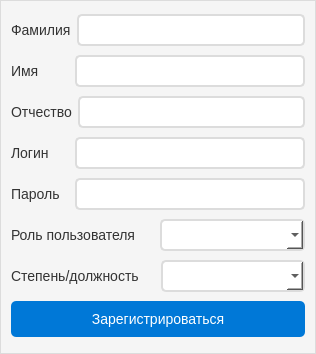
<?xml version="1.0" encoding="UTF-8"?>
<ui version="4.0">
 <class>RegistrationDialog</class>
 <widget class="QDialog" name="RegistrationDialog">
  <property name="geometry">
   <rect>
    <x>0</x>
    <y>0</y>
    <width>316</width>
    <height>354</height>
   </rect>
  </property>
  <property name="windowTitle">
   <string>Dialog</string>
  </property>
  <property name="styleSheet">
   <string notr="true">/* Registration Dialog Style */
QDialog {
    background-color: #f5f5f5; /* Светло-серый фон для диалогового окна */
    border: 1px solid #dcdcdc; /* Граница окна */
}

/* Line Edits */
QLineEdit {
    border: 2px solid #dcdcdc; /* Граница для полей ввода */
    border-radius: 5px; /* Скругленные углы */
    padding: 5px; /* Отступ внутри поля ввода */
    font-size: 14px; /* Размер шрифта */
    background-color: #ffffff; /* Белый фон */
}

/* Combo Boxes */
QComboBox {
    border: 2px solid #dcdcdc; /* Граница для комбо-бокса */
    border-radius: 5px; /* Скругленные углы */
    padding: 5px; /* Отступ внутри комбо-бокса */
    font-size: 14px; /* Размер шрифта */
    background-color: #ffffff; /* Белый фон */
}

/* Buttons */
QPushButton {
    background-color: #0078d7; /* Синий фон кнопки */
    color: #ffffff; /* Белый цвет текста */
    border: none; /* Убираем границу */
    border-radius: 5px; /* Скругленные углы */
    padding: 10px; /* Отступ внутри кнопки */
    font-size: 14px; /* Размер шрифта */
}

QPushButton:hover {
    background-color: #005bb5; /* Темно-синий фон при наведении */
}

QPushButton:pressed {
    background-color: #004494; /* Еще более темный фон при нажатии */
}

/* Labels */
QLabel {
    font-size: 14px; /* Размер шрифта */
    color: #333333; /* Темно-серый цвет текста */
}

/* Message Boxes */
QMessageBox {
    background-color: #ffffff; /* Белый фон для окон сообщений */
    border: 1px solid #dcdcdc; /* Граница окна сообщения */
}
</string>
  </property>
  <layout class="QVBoxLayout" name="verticalLayout">
   <item>
    <layout class="QHBoxLayout" name="horizontalLayout">
     <item>
      <widget class="QLabel" name="label">
       <property name="font">
        <font>
         <pointsize>-1</pointsize>
        </font>
       </property>
       <property name="text">
        <string>Фамилия</string>
       </property>
      </widget>
     </item>
     <item>
      <widget class="QLineEdit" name="familyLineEdit">
       <property name="maximumSize">
        <size>
         <width>230</width>
         <height>16777215</height>
        </size>
       </property>
       <property name="text">
        <string/>
       </property>
      </widget>
     </item>
    </layout>
   </item>
   <item>
    <layout class="QHBoxLayout" name="horizontalLayout_2">
     <item>
      <widget class="QLabel" name="label_2">
       <property name="font">
        <font>
         <family>Segoe UI</family>
         <pointsize>-1</pointsize>
        </font>
       </property>
       <property name="text">
        <string>Имя</string>
       </property>
      </widget>
     </item>
     <item>
      <widget class="QLineEdit" name="nameLineEdit">
       <property name="maximumSize">
        <size>
         <width>230</width>
         <height>16777215</height>
        </size>
       </property>
      </widget>
     </item>
    </layout>
   </item>
   <item>
    <layout class="QHBoxLayout" name="horizontalLayout_3">
     <item>
      <widget class="QLabel" name="label_3">
       <property name="text">
        <string>Отчество</string>
       </property>
      </widget>
     </item>
     <item>
      <widget class="QLineEdit" name="patronymicLineEdit">
       <property name="maximumSize">
        <size>
         <width>230</width>
         <height>16777215</height>
        </size>
       </property>
      </widget>
     </item>
    </layout>
   </item>
   <item>
    <layout class="QHBoxLayout" name="horizontalLayout_4">
     <item>
      <widget class="QLabel" name="label_4">
       <property name="text">
        <string>Логин</string>
       </property>
      </widget>
     </item>
     <item>
      <widget class="QLineEdit" name="loginLineEdit">
       <property name="maximumSize">
        <size>
         <width>230</width>
         <height>16777215</height>
        </size>
       </property>
      </widget>
     </item>
    </layout>
   </item>
   <item>
    <layout class="QHBoxLayout" name="horizontalLayout_5">
     <item>
      <widget class="QLabel" name="label_5">
       <property name="text">
        <string>Пароль</string>
       </property>
      </widget>
     </item>
     <item>
      <widget class="QLineEdit" name="passwordLineEdit">
       <property name="maximumSize">
        <size>
         <width>230</width>
         <height>16777215</height>
        </size>
       </property>
      </widget>
     </item>
    </layout>
   </item>
   <item>
    <layout class="QHBoxLayout" name="horizontalLayout_6">
     <item>
      <widget class="QLabel" name="label_6">
       <property name="maximumSize">
        <size>
         <width>145</width>
         <height>16777215</height>
        </size>
       </property>
       <property name="text">
        <string>Роль пользователя</string>
       </property>
      </widget>
     </item>
     <item>
      <widget class="QComboBox" name="roleComboBox">
       <property name="minimumSize">
        <size>
         <width>50</width>
         <height>0</height>
        </size>
       </property>
       <property name="maximumSize">
        <size>
         <width>145</width>
         <height>16777215</height>
        </size>
       </property>
       <item>
        <property name="text">
         <string/>
        </property>
       </item>
       <item>
        <property name="text">
         <string>Преподаватель</string>
        </property>
       </item>
       <item>
        <property name="text">
         <string>Учебно-вспомогательный персонал</string>
        </property>
       </item>
      </widget>
     </item>
    </layout>
   </item>
   <item>
    <layout class="QHBoxLayout" name="horizontalLayout_7">
     <item>
      <widget class="QLabel" name="label_7">
       <property name="text">
        <string>Степень/должность</string>
       </property>
      </widget>
     </item>
     <item>
      <widget class="QComboBox" name="degreeComboBox"/>
     </item>
    </layout>
   </item>
   <item>
    <widget class="QPushButton" name="registerButton">
     <property name="text">
      <string>Зарегистрироваться</string>
     </property>
    </widget>
   </item>
  </layout>
 </widget>
 <resources/>
 <connections/>
</ui>
